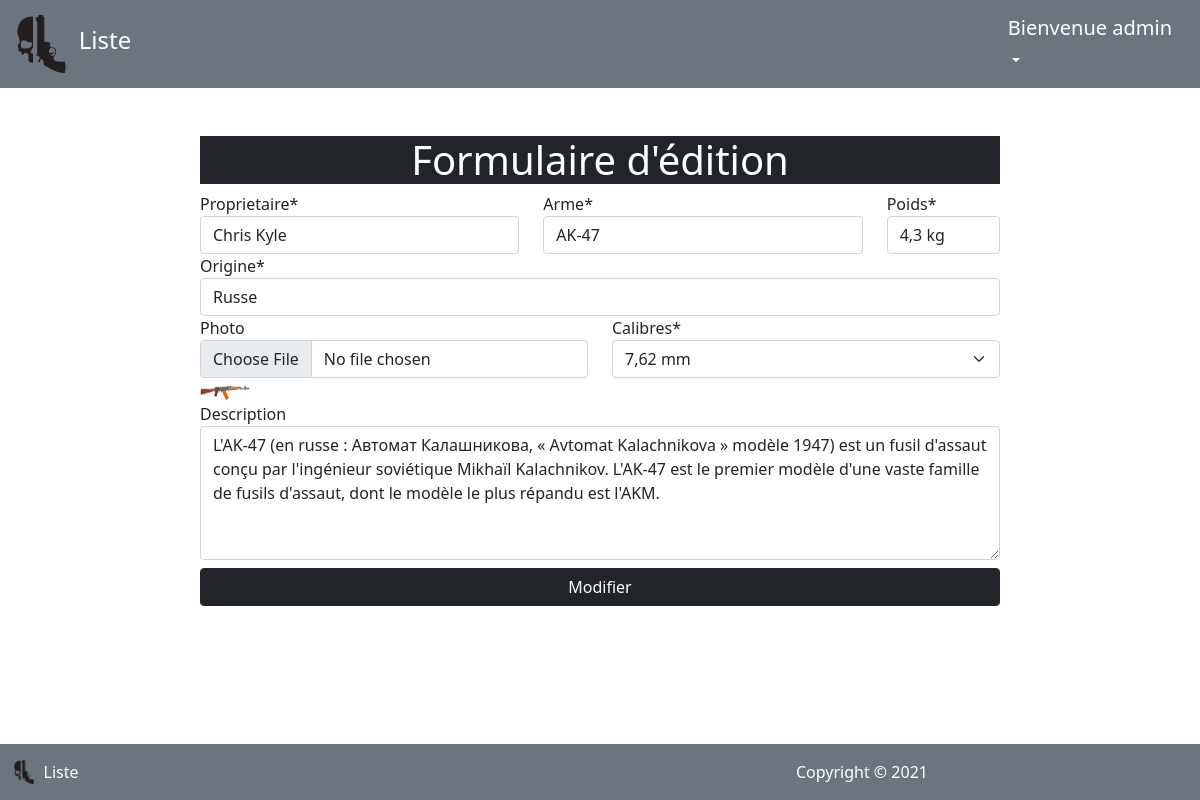
/admin/modif.php?id=13 (signed in), run on the app's committed database.
### tables this page shows
CREATE TABLE `gunz` (
  `id_gun` int(11) NOT NULL,
  `proprietaire` varchar(20) NOT NULL,
  `arme` varchar(20) NOT NULL,
  `poids` varchar(11) NOT NULL,
  `origine` varchar(15) NOT NULL,
  `drapeau` varchar(20) DEFAULT NULL,
  `image` varchar(255) DEFAULT NULL,
  `description` text,
  `created` timestamp NOT NULL DEFAULT CURRENT_TIMESTAMP,
  `id_cal` int(11) DEFAULT NULL
);

CREATE TABLE `calibres` (
  `id` int(11) NOT NULL,
  `libelle` varchar(50) DEFAULT NULL,
  `created` timestamp NOT NULL DEFAULT CURRENT_TIMESTAMP
);

### admin/modif.php (the view, shortened to what this page needs)
<?php
require_once('../connect.php');
if(isset($_GET['id']) && $_GET['id'] <= 1000 && filter_var($_GET['id'], FILTER_VALIDATE_INT)){
    $id = htmlspecialchars(addslashes($_GET['id']));
    $sql2 = "SELECT * FROM gunz g
            INNER JOIN calibres c
            ON g.id_cal = c.id
            WHERE g.id_gun = '$id'";
    $result = mysqli_query($conn, $sql2);
    if(mysqli_num_rows($result) > 0){
        $data = mysqli_fetch_assoc($result);
    }
}
 require_once('partials/header.inc');
?>
<div class="offset-2 col-8 mt-5">
<h1 class="bg-dark text-center text-white">Formulaire d'édition</h1>
    <form action="<?=$_SERVER['PHP_SELF'];?>" method="post" enctype="multipart/form-data">
    <div class="row">
    <div class="col-5">
        <label for="proprietaire">Proprietaire*</label>
        <input type="text" class="form-control" id="proprietaire" name="proprietaire" value="<?=$data['proprietaire'];?>" placeholder="Entrez le nom du proprietaire" required>
    </div>
    <div class="col-5">
        <label for="arme">Arme*</label>
        <input type="text" class="form-control" id="arme" name="arme" value="<?=$data['arme'];?>" placeholder="Entrez le nom de l'arme" required>
    </div>
    <div class="col-2">
        <label for="poids">Poids*</label>
        <input type="text" class="form-control" id="poids" name="poids" value="<?=$data['poids'];?>" placeholder="Entrez le poids de l'arme" required>
    </div>
    </div>
    <div class="row">
    <div class="col">
        <label for="origine">Origine*</label>
        <input type="text" class="form-control" id="origine" name="origine" value="<?=$data['origine'];?>" placeholder="Entrez l'origine de l'arme" required>
    </div>
    </div>
    <div class="row">
    <div class="col">
        <label for="image">Photo</label>
        <input type="file" class="form-control" id="image" name="image">
        <img src="../assets/images/<?=$data['image'];?>" width="50" alt="">
    </div>
    <div class="col">
        <label for="calibre">Calibres*</label>
        <select class="form-select" id="calibre" name="calibre" >
        <option value="<?=$data['id_cal'];?>"><?= ucfirst($data['libelle']);?></option>
        </select>
    </div>
    </div>
    <div class="row">
    <div class="col mb-2">
        <label for="desc">Description</label>
        <textarea  class="form-control" id="description" name="description" rows="5" placeholder="Entrez la description de l'arme"><?=$data['description'];?></textarea>
    </div>
    </div>
    <button type="submit" class="btn btn-dark col-12" name="soumis" >Modifier</button>
    </form>
</div>
<?php require_once('partials/footer.inc');?>

### admin/partials/header.inc (shortened to what this page needs)
<!DOCTYPE html>
<html lang="en">
<head>
  <link rel="stylesheet" href="https://stackpath.bootstrapcdn.com/bootstrap/5.0.0-alpha1/css/bootstrap.min.css">
</head>
<body>
<header>
  <nav class="navbar navbar-expand-lg navbar-dark bg-secondary">
  <div class="container-fluid">
  <img class="logo"
     src="../assets/images/ebe8h8tq9942s4jh4ms5c8te3v.png"
     alt="Grapefruit slice atop a pile of other slices" width="5%">
    <div class="collapse navbar-collapse" id="navbarNavDropdown">
      <ul class="navbar-nav">
        <li class="nav-item">
          <a class="nav-link active" aria-current="page" href="liste.php"><h4>Liste</h4></a>
        </li>
      </ul>
    </div>
      <div class="nav-item dropdown ">
        <?php if(isset($_SESSION['utilisateurs'])){ ?>
          <a class="nav-link dropdown-toggle text-white" href="#" id="navbarDropdownMenuLink" role="button" data-bs-toggle="dropdown" aria-expanded="false">
           <h5>Bienvenue <?=$_SESSION['utilisateurs']['login'];?></h5>
          </a>
        <?php } ?>
        </div>
  </div>
</nav>
</header>

### admin/partials/footer.inc (shortened to what this page needs)
<footer class="fixed-bottom">
<nav class="navbar navbar-expand-lg navbar-dark bg-secondary">
  <div class="container-fluid">
  <img class="logo"
     src="../assets/images/ebe8h8tq9942s4jh4ms5c8te3v.png"
     alt="" width="2%">
    <div class="collapse navbar-collapse" id="navbarNavDropdown text-center">
      <ul class="navbar-nav">
        <li class="nav-item">
          <a class="nav-link active" aria-current="page" href="./liste.php">Liste</a>
        </li>
      </ul>
    </div>
    <div class="text-right text-white col-4"> Copyright &copy; 2021 </div>
  </div>
</nav>
</footer>
</body>
</html>

### data on the page
gunz: proprietaire "Chris Kyle", arme "AK-47", poids "4,3 kg", origine "Russe", image (picture), calibre "7,62 mm", description "L'AK-47 (en russe : Автомат Калашникова, « Avtomat Kalachnikova » modèle 1947) est un fusil d'assaut conçu par l'ingénieur soviétique Mikhaïl Kalachnikov. L'AK-47 est le premier modèle d'une vaste famille de fusils d'assaut, dont le modèle le plus répandu est l'AKM."

### other printed values
$_SESSION['utilisateurs']['login'] "admin"
